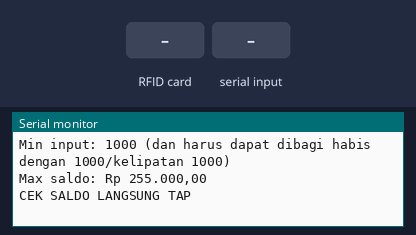
Simulated run of this sketch. Board: ESP32. Parts: the last lines printed to the serial monitor. Inputs (shaded band) come from the test bench.

Above: at 1.2 s.
1.3 s: RFID card 5E 7A 19 C4 held to the reader
2.8 s: "topup\n" received over Serial
At 4.0 s:
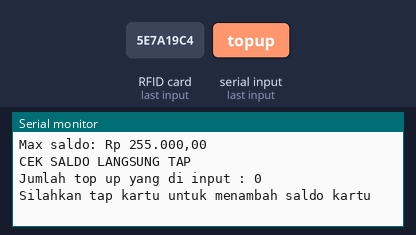
4.3 s: "potong\n" received over Serial
At 4.8 s:
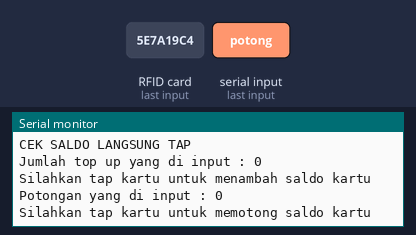
5.8 s: "90 45\n" received over Serial
At 6.8 s:
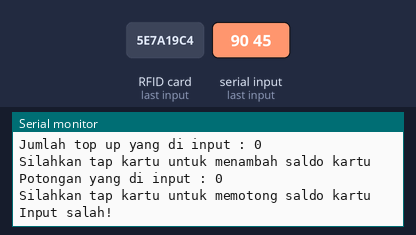
7.3 s: RFID card 5E 7A 19 C4 held to the reader
At 8.5 s:
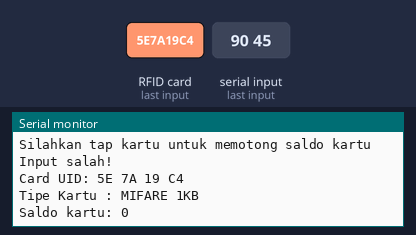

Measured:
- after the input at 2.8 s, the serial monitor: prints a new line at once (image 1)
- after the input at 4.3 s, the serial monitor: prints a new line at once (image 2)
- after the input at 5.8 s, the serial monitor: prints a new line at once (image 3)
- after the input at 7.3 s, the serial monitor: prints a new line at once (image 4)

The sketch:

ESP32_RFID.ino
```cpp
/*
 * Peringatan : Data akan di simpan pada RFID Card pada sector #1 (blocks #4).
 *
 * tytomulyono.com
 * Typical pin layout used:
 * --------------------------------------
 *             MFRC522      Arduino
 *             Reader/PCD   Uno/101
 * Signal      Pin          Pin
 * --------------------------------------
 * RST/Reset   RST          9
 * SPI SS      SDA(SS)      10
 * SPI MOSI    MOSI         11 / ICSP-4
 * SPI MISO    MISO         12 / ICSP-1
 * SPI SCK     SCK          13 / ICSP-3
 * tytomulyono.com
 */

#include <SPI.h>
#include <MFRC522.h>

#define RST_PIN         22          // Configurable, see typical pin layout above
#define SS_PIN          21          // Configurable, see typical pin layout above

MFRC522 mfrc522(SS_PIN, RST_PIN);   // Create MFRC522 instance.

MFRC522::MIFARE_Key key;

bool notif = true;
bool topupSaldo = false;
bool potongSaldo = false;
String input;
String nominal;
long saldo;
int digit;

long saldoLama;
int OLDdigit;

void setup() {
    Serial.begin(115200); // Initialize serial communications with the PC
    SPI.begin();        // Init SPI bus
    mfrc522.PCD_Init(); // Init MFRC522 card

    for (byte i = 0; i < 6; i++) {
        key.keyByte[i] = 0xFF;
    }

    Serial.println("############################################################");

    Serial.println("71190480 - Mini Project IoT - RFID - Sistem Tambah Kurang Saldo Sederhana");

    Serial.println();

    Serial.println("Data akan di simpan pada kartu RFID pada sector #1 (block #4)");

    Serial.println();
}

void loop() {
  if (Serial.available()){
    input = "";
    nominal = "";
    while(Serial.available()>0){
        input = Serial.readStringUntil('\n');
    }
    nominal = getValue(input,' ',1);
    input = getValue(input,' ',0);

    if(input.equals("topup")) {
      topupSaldo = true;
      saldo = nominal.toInt();
      saldo = saldo/1000;
      if (saldo > 255){
        saldo = 0;
        Serial.println("Top up tidak boleh lebih dari 255");
      }
      if (saldo < 0){
        saldo = 0;
        Serial.println("Top up tidak boleh kurang dari 0");
      }
      digit = saldo;
      saldo *= 1000;
      Serial.print("Jumlah top up yang di input : ");
      Serial.println(saldo);
      Serial.println("Silahkan tap kartu untuk menambah saldo kartu");
    } else if(input.equals("potong")) {
      potongSaldo = true;
      saldo = nominal.toInt();
      saldo = saldo/1000;
      if (saldo > 255){
        saldo = 0;
        Serial.println("Potongan tidak boleh lebih dari 255");
      }
      if (saldo < 0){
        saldo = 0;
        Serial.println("Jumlah potongan tidak boleh kurang dari 0");
      }
      digit = saldo;
      saldo *= 1000;
      Serial.print("Potongan yang di input : ");
      Serial.println(saldo);
      Serial.println("Silahkan tap kartu untuk memotong saldo kartu");
    } else {
      Serial.println("Input salah!");
    }
  }
  if (notif){
    notif = false;
    Serial.println();
    Serial.println("________________________________________________________________________________");
    Serial.println();
    Serial.println("Silahkan input pada serial monitor dengan format -> aksi (spasi) jumlah (contoh topup 5000 atau potong 2000)");
    Serial.println("Min input: 1000 (dan harus dapat dibagi habis dengan 1000/kelipatan 1000)");
    Serial.println("Max saldo: Rp 255.000,00");
    Serial.println();
    Serial.println("CEK SALDO LANGSUNG TAP");
  }
  if ( ! mfrc522.PICC_IsNewCardPresent()){
      return;
  }

  if ( ! mfrc522.PICC_ReadCardSerial()){
      return;
  }

  Serial.println();
  Serial.print("Card UID:");
  dump_byte_array(mfrc522.uid.uidByte, mfrc522.uid.size);

  Serial.println();
  Serial.print("Tipe Kartu : ");
  MFRC522::PICC_Type piccType = mfrc522.PICC_GetType(mfrc522.uid.sak);
  Serial.println(mfrc522.PICC_GetTypeName(piccType));

  // Cek kesesuaian kartu
  if (    piccType != MFRC522::PICC_TYPE_MIFARE_MINI
      &&  piccType != MFRC522::PICC_TYPE_MIFARE_1K
      &&  piccType != MFRC522::PICC_TYPE_MIFARE_4K) {
      Serial.println(F("Kode ini hanya dapat digunakan pada MIFARE Classic cards 1KB - 13.56MHz."));
      notif = true;
      delay(2000);
      resetReader();
      return;
  }

  // that is: sector #1, covering block #4 up to and including block #7
  byte sector         = 1;
  byte blockAddr      = 4;

  MFRC522::StatusCode status;
  byte buffer[18];
  byte size = sizeof(buffer);

  // Show the whole sector as it currently is
  //Serial.println("Current data in sector:");
  mfrc522.PICC_DumpMifareClassicSectorToSerial(&(mfrc522.uid), &key, sector);
  Serial.println();

/////////////////////////////////////////////////// POTONG SALDO
  if(potongSaldo){
    // Baca Saldo yang ada dari RFID Card
    status = (MFRC522::StatusCode) mfrc522.MIFARE_Read(blockAddr, buffer, &size);
    if (status != MFRC522::STATUS_OK) {
        Serial.println("Gagal Baca Kartu RFID");
        //Serial.println(mfrc522.GetStatusCodeName(status));
        resetReader();
        return;
    }
    OLDdigit = buffer[0];
    saldoLama = OLDdigit;
    saldoLama *= 1000;
    Serial.print("Saldo kartu: ");
    Serial.println(saldoLama);
    delay(2000);
    Serial.println("                   ");
    Serial.println("                   ");

    // Kurangi Saldo sebesar tagihan merchant
    if (OLDdigit < digit){
      Serial.println("!!! Saldo belum di kurangi, saldo tidak cukup, silahkan isi saldo terlebih dahulu !!!");
      Serial.println("GAGAL Bayar");
      delay(2000);
      Serial.println("                   ");
      Serial.println("                   ");

      resetReader();
      return;
    }

    OLDdigit -= digit;

    byte dataBlock[]    = {
        //0,      1, 2, 3, 4, 5, 6, 7, 8, 9,10,11,12,13,14,15
        OLDdigit, 0, 0, 0, 0, 0, 0, 0, 0, 0, 0, 0, 0, 0, 0, 0
    };
    status = (MFRC522::StatusCode) mfrc522.MIFARE_Write(blockAddr, dataBlock, 16);
    if (status != MFRC522::STATUS_OK) {
        Serial.println("GAGAL Write Saldo pada Kartu RFID");
        //Serial.println(mfrc522.GetStatusCodeName(status));
    }
    Serial.println();

    status = (MFRC522::StatusCode) mfrc522.MIFARE_Read(blockAddr, buffer, &size);
    if (status != MFRC522::STATUS_OK) {
        Serial.println("Gagal Baca Kartu RFID");
        //Serial.println(mfrc522.GetStatusCodeName(status));
    }

    Serial.println();

    Serial.println("Mengurangi Saldo...");
    if (buffer[0] == dataBlock[0]){
      saldo = buffer[0];
      saldo *= 1000;
      //Serial.print("data digit ke 0 : ");
      //Serial.println(buffer[0]);
      Serial.print("======================>>>>>> Saldo kartu sekarang : ");
      Serial.println(saldo);
      Serial.println("_________ Berhasil potong saldo ___________");
      Serial.println("BERHASIL Bayar");
      Serial.print("Sisa Saldo ");
      Serial.println(saldo);
      delay(2000);

      Serial.println("                   ");
      Serial.println("                   ");
    }else{
      Serial.println("------------ GAGAL potong saldo --------------");
    }
  }

//////////////////////////////////////////////////// TOP UP SALDO
  if (topupSaldo){
    // Baca Saldo yang ada dari RFID Card
    status = (MFRC522::StatusCode) mfrc522.MIFARE_Read(blockAddr, buffer, &size);
    if (status != MFRC522::STATUS_OK) {
        Serial.println("Gagal Baca Kartu RFID");
        //Serial.println(mfrc522.GetStatusCodeName(status));
        resetReader();
        return;
    }
    OLDdigit = buffer[0];
    saldoLama = OLDdigit;
    saldoLama *= 1000;
    Serial.print("Saldo Kartu Sebelumnya : ");
    Serial.println(saldoLama);
    Serial.println();

    // Tambah saldo dan Write Saldo pada RFID Card
    saldo += saldoLama;
    digit += OLDdigit;

    if (digit > 255){
      saldo = 0;
      digit = 0;
      Serial.println("Saldo sebelum di tambah saldo baru melebihi 255 ribu");
      Serial.println("GAGAL top up saldo");
      resetReader();
      return;
    }

    byte dataBlock[]    = {
        //0, 1, 2, 3, 4, 5, 6, 7, 8, 9,10,11,12,13,14,15
        digit, 0, 0, 0, 0, 0, 0, 0, 0, 0, 0, 0, 0, 0, 0, 0
    };
    status = (MFRC522::StatusCode) mfrc522.MIFARE_Write(blockAddr, dataBlock, 16);
    if (status != MFRC522::STATUS_OK) {
        Serial.println("GAGAL Write Saldo pada Kartu RFID");
        //Serial.println(mfrc522.GetStatusCodeName(status));
    }
    Serial.println();

    status = (MFRC522::StatusCode) mfrc522.MIFARE_Read(blockAddr, buffer, &size);
    if (status != MFRC522::STATUS_OK) {
        Serial.println("Gagal Baca Kartu RFID");
        //Serial.println(mfrc522.GetStatusCodeName(status));
    }

    Serial.println();

    Serial.println("Menambahkan saldo...");
    if (buffer[0] == dataBlock[0]){
      //Serial.print("data digit ke 0 : ");
      //Serial.println(buffer[0]);
      Serial.print("Saldo kartu sekarang : ");
      Serial.println(saldo);
      Serial.println("_________ Berhasil top up saldo pada kartu ___________");
    }else{
      Serial.println("------------ GAGAL TOP UP SALDO --------------");
    }
  }else{
    status = (MFRC522::StatusCode) mfrc522.MIFARE_Read(blockAddr, buffer, &size);
    if (status != MFRC522::STATUS_OK) {
        Serial.println("Gagal Baca Kartu RFID");
        //Serial.println(mfrc522.GetStatusCodeName(status));
        saldo = 0;
        digit = 0;
        resetReader();
        return;
    }

    Serial.println();

    Serial.println("Cek Saldo Kartu");
    //Serial.print("data digit ke 0 : ");
    //Serial.println(buffer[0]);
    saldo = buffer[0];
    saldo *= 1000;
    Serial.print("===============>>>> Saldo kartu sekarang : ");
    Serial.println(saldo);
  }

  saldo = 0;
  digit = 0;

  Serial.println();

  // Dump the sector data
  //Serial.println("Current data in sector:");
  //mfrc522.PICC_DumpMifareClassicSectorToSerial(&(mfrc522.uid), &key, sector);
  Serial.println();

  resetReader();
}

void dump_byte_array(byte *buffer, byte bufferSize) {
    for (byte i = 0; i < bufferSize; i++) {
        Serial.print(buffer[i] < 0x10 ? " 0" : " ");
        Serial.print(buffer[i], HEX);
    }
}

void resetReader(){
  // Halt PICC
  mfrc522.PICC_HaltA();
  // Stop encryption on PCD
  mfrc522.PCD_StopCrypto1();

  notif = true;
  topupSaldo = false;
  potongSaldo = false;
}

// Source: https://arduino.stackexchange.com/questions/1013/how-do-i-split-an-incoming-string
String getValue(String data, char separator, int index)
{
    int found = 0;
    int strIndex[] = { 0, -1 };
    int maxIndex = data.length() - 1;

    for (int i = 0; i <= maxIndex && found <= index; i++) {
        if (data.charAt(i) == separator || i == maxIndex) {
            found++;
            strIndex[0] = strIndex[1] + 1;
            strIndex[1] = (i == maxIndex) ? i+1 : i;
        }
    }
    return found > index ? data.substring(strIndex[0], strIndex[1]) : "";
}
```
